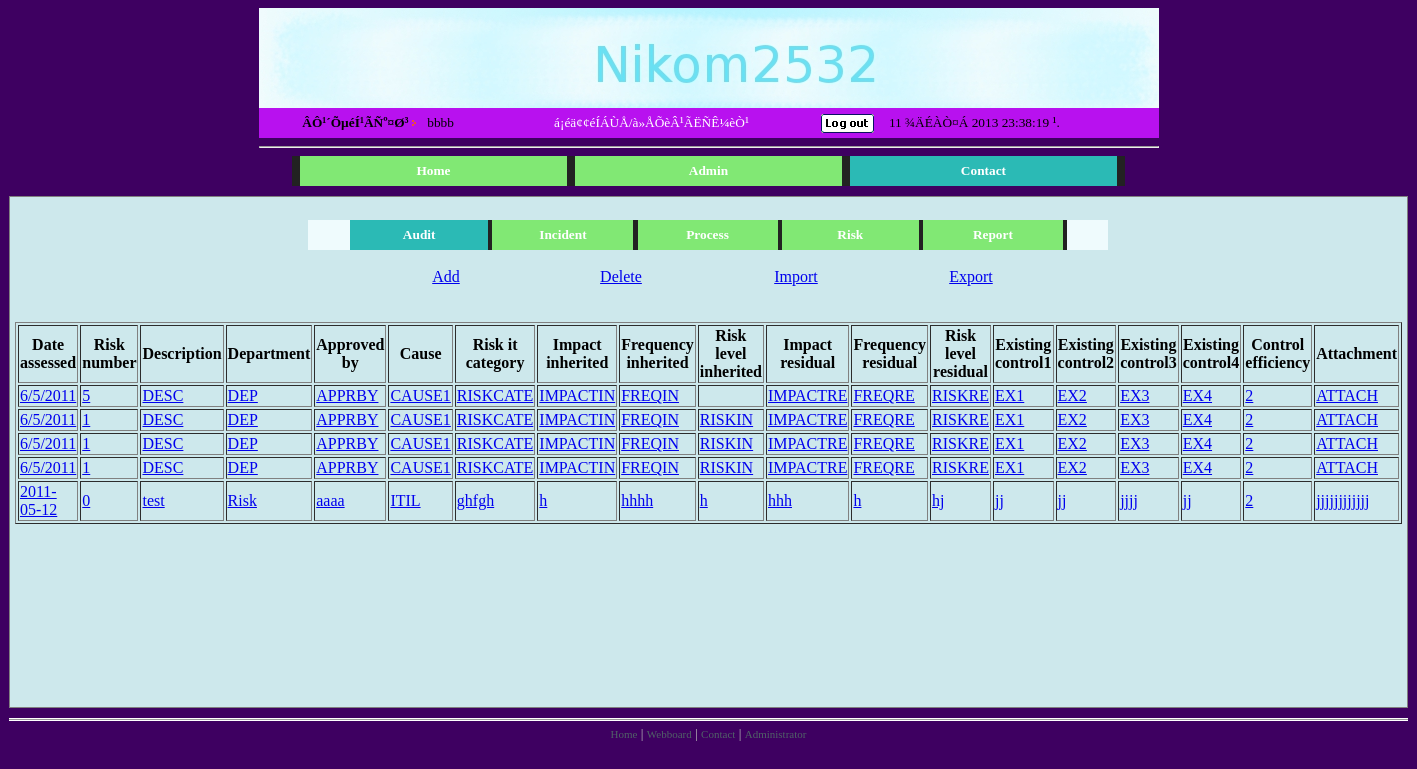
The app's page /Sites/path/risk/index.php (signed in) with its own data.
### tables this page shows
CREATE TABLE `itpr_risk` (
  `pkey` int(11) NOT NULL auto_increment,
  `DATE_ASSESSED` varchar(255) NOT NULL,
  `RISK_NUMBER` int(11) NOT NULL,
  `DESCRIPTION` varchar(255) NOT NULL,
  `DEPARTMENT` varchar(255) NOT NULL,
  `APPROVED_BY` varchar(255) NOT NULL,
  `CAUSE` varchar(255) NOT NULL,
  `RISK_IT_CATEGORY` varchar(255) NOT NULL,
  `IMPACT_INHERITED` varchar(255) NOT NULL,
  `FREQUENCY_INHERITED` varchar(255) NOT NULL,
  `RISK_LEVEL_INHERITED` varchar(255) NOT NULL,
  `IMPACT_RESIDUAL` varchar(255) NOT NULL,
  `FREQUENCY_RESIDUAL` varchar(255) NOT NULL,
  `RISK_LEVEL_RESIDUAL` varchar(255) NOT NULL,
  `EXISTING_CONTROL1` varchar(255) NOT NULL,
  `EXISTING_CONTROL2` varchar(255) NOT NULL,
  `EXISTING_CONTROL3` varchar(255) NOT NULL,
  `EXISTING_CONTROL4` varchar(255) NOT NULL,
  `CONTROL_EFFICIENCY` smallint(6) NOT NULL,
  `ATTACHMENT` varchar(255) NOT NULL,
  PRIMARY KEY  (`pkey`)
);

### Sites/path/risk/index.php (the view, shortened to what this page needs)
<?
$rootpath ="../../";
$focus2=0;
include($rootpath."include/index_head.php");
?>
<font size="3" color="#000000">
<br>
<table width='800' border='0' align='center' cellpadding='0' cellspacing='0' bgcolor='222222'>
<tr height="30">
<td width="50" bgcolor="#effbfd"></td>
<?
$arr_text=array("Audit","Incident","Process","Risk","Report");
$arr_link=array($rootpath."./path/audit/index.php",$rootpath."path/incident/index.php",$rootpath."path/process/index.php",$rootpath."path/risk/index.php",$rootpath."path/report/index.php");
		$i=0;
		while($arr_text[$i]) {
			if(($focus2==$i)&&($focus2!="")) {
			echo "
			<td bgcolor='2bbab5' align='center' class='wlink' width='160'><a href='$arr_link[$i]'><b>$arr_text[$i]</b></a></td>";
			} else {
			echo "
			<td bgcolor='81e874' align='center' class='wlink' width='160'><a href='$arr_link[$i]'><b>$arr_text[$i]</b></a></td>";
			}
			echo "<td width='5'></td>";
		$i++;
		}
?>
<td width="50" bgcolor="#effbfd"></td>
</tr>
</table>
<br>
	<table width='700' border='0' align='center' cellpadding='0' cellspacing='0'>
		<tr>
			<td width='25%'>
				<center><a href='./add.php'>Add</a></center>
			</td>
			<td width='25%'>
				<center><a href='./form_delete_risk.php'>Delete</a></center>
			</td>
			<td width='25%'>
				<center><a href='./form_import_risk.php'>Import</a></center>
			</td>
			<td width='25%'>
				<center><a href='./export_excel_risk.php'>Export</a></center>
			</td>
		</tr>
		<tr><td><br><br></td></tr>
	</table>
<?
$table_name = "itpr_risk";
$showQuery = "SELECT * FROM ";
$showQuery .= $table_name;
$objQuery = mysql_query($showQuery);
?>
<table width="10" border="1">
<tr>
<th><div align="center">Date assessed</div></th>
<th><div align="center">Risk number</div></th>
<th><div align="center">Description</div></th>
<th><div align="center">Department</div></th>
<th><div align="center">Approved by</div></th>
<th><div align="center">Cause</div></th>
<th><div align="center">Risk it category</div></th>
<th><div align="center">Impact inherited</div></th>
<th><div align="center">Frequency inherited</div></th>
<th><div align="center">Risk level inherited</div></th>
<th><div align="center">Impact residual</div></th>
<th><div align="center">Frequency residual</div></th>
<th><div align="center">Risk level residual</div></th>
<th><div align="center">Existing control1</div></th>
<th><div align="center">Existing control2</div></th>
<th><div align="center">Existing control3</div></th>
<th><div align="center">Existing control4</div></th>
<th><div align="center">Control efficiency</div></th>
<th><div align="center">Attachment</div></th>
</tr>
<?
while($objResult = mysql_fetch_array($objQuery))
{
?>
<tr>
<td><a href='./edit.php?pkey= <?php echo $objResult["pkey"]; ?>'><?=$objResult["DATE_ASSESSED"];?></a></td>
<td><a href='./edit.php?pkey= <?php echo $objResult["pkey"]; ?>'><?=$objResult["RISK_NUMBER"];?></a></td>
<td><a href='./edit.php?pkey= <?php echo $objResult["pkey"]; ?>'><?=$objResult["DESCRIPTION"];?></a></td>
<td><a href='./edit.php?pkey= <?php echo $objResult["pkey"]; ?>'><?=$objResult["DEPARTMENT"];?></a></td>
<td><a href='./edit.php?pkey= <?php echo $objResult["pkey"]; ?>'><?=$objResult["APPROVED_BY"];?></a></td>
<td><a href='./edit.php?pkey= <?php echo $objResult["pkey"]; ?>'><?=$objResult["CAUSE"];?></a></td>
<td><a href='./edit.php?pkey= <?php echo $objResult["pkey"]; ?>'><?=$objResult["RISK_IT_CATEGORY"];?></a></td>
<td><a href='./edit.php?pkey= <?php echo $objResult["pkey"]; ?>'><?=$objResult["IMPACT_INHERITED"];?></a></td>
<td><a href='./edit.php?pkey= <?php echo $objResult["pkey"]; ?>'><?=$objResult["FREQUENCY_INHERITED"];?></a></td>
<td><a href='./edit.php?pkey= <?php echo $objResult["pkey"]; ?>'><?=$objResult["RISK_LEVEL_INHERITED"];?></a></td>
<td><a href='./edit.php?pkey= <?php echo $objResult["pkey"]; ?>'><?=$objResult["IMPACT_RESIDUAL"];?></a></td>
<td><a href='./edit.php?pkey= <?php echo $objResult["pkey"]; ?>'><?=$objResult["FREQUENCY_RESIDUAL"];?></a></td>
<td><a href='./edit.php?pkey= <?php echo $objResult["pkey"]; ?>'><?=$objResult["RISK_LEVEL_RESIDUAL"];?></a></td>
<td><a href='./edit.php?pkey= <?php echo $objResult["pkey"]; ?>'><?=$objResult["EXISTING_CONTROL1"];?></a></td>
<td><a href='./edit.php?pkey= <?php echo $objResult["pkey"]; ?>'><?=$objResult["EXISTING_CONTROL2"];?></a></td>
<td><a href='./edit.php?pkey= <?php echo $objResult["pkey"]; ?>'><?=$objResult["EXISTING_CONTROL3"];?></a></td>
<td><a href='./edit.php?pkey= <?php echo $objResult["pkey"]; ?>'><?=$objResult["EXISTING_CONTROL4"];?></a></td>
<td><a href='./edit.php?pkey= <?php echo $objResult["pkey"]; ?>'><?=$objResult["CONTROL_EFFICIENCY"];?></a></td>
<td><a href='./edit.php?pkey= <?php echo $objResult["pkey"]; ?>'><?=$objResult["ATTACHMENT"];?></a></td>
</tr>
<? } ?>
</table>
<br><center>
<table style="text-align: left; width: 200;">
  <tr>
    <td>
    </td>
  </tr>
</table>
</center>
</font>
<?
include($rootpath."include/index_bottom.php");
?>

### Sites/css/style.css (style rules this page uses)
.wlink A:link { font-family: Tahoma; font-size: 10pt; ;COLOR: #FFFFFF;TEXT-DECORATION: none }

### records on screen
itpr_risk: DATE_ASSESSED "6/5/2011", RISK_NUMBER "5", DESCRIPTION "DESC", DEPARTMENT "DEP", APPROVED_BY "APPRBY", CAUSE "CAUSE1", RISK_IT_CATEGORY "RISKCATE", IMPACT_INHERITED "IMPACTIN", FREQUENCY_INHERITED "FREQIN", IMPACT_RESIDUAL "IMPACTRE", FREQUENCY_RESIDUAL "FREQRE", RISK_LEVEL_RESIDUAL "RISKRE", EXISTING_CONTROL1 "EX1", EXISTING_CONTROL2 "EX2", EXISTING_CONTROL3 "EX3", EXISTING_CONTROL4 "EX4", CONTROL_EFFICIENCY "2", ATTACHMENT "ATTACH"
itpr_risk: DATE_ASSESSED "6/5/2011", RISK_NUMBER "1", DESCRIPTION "DESC", DEPARTMENT "DEP", APPROVED_BY "APPRBY", CAUSE "CAUSE1", RISK_IT_CATEGORY "RISKCATE", IMPACT_INHERITED "IMPACTIN", FREQUENCY_INHERITED "FREQIN", RISK_LEVEL_INHERITED "RISKIN", IMPACT_RESIDUAL "IMPACTRE", FREQUENCY_RESIDUAL "FREQRE", RISK_LEVEL_RESIDUAL "RISKRE", EXISTING_CONTROL1 "EX1", EXISTING_CONTROL2 "EX2", EXISTING_CONTROL3 "EX3", EXISTING_CONTROL4 "EX4", CONTROL_EFFICIENCY "2", ATTACHMENT "ATTACH"
itpr_risk: DATE_ASSESSED "6/5/2011", RISK_NUMBER "1", DESCRIPTION "DESC", DEPARTMENT "DEP", APPROVED_BY "APPRBY", CAUSE "CAUSE1", RISK_IT_CATEGORY "RISKCATE", IMPACT_INHERITED "IMPACTIN", FREQUENCY_INHERITED "FREQIN", RISK_LEVEL_INHERITED "RISKIN", IMPACT_RESIDUAL "IMPACTRE", FREQUENCY_RESIDUAL "FREQRE", RISK_LEVEL_RESIDUAL "RISKRE", EXISTING_CONTROL1 "EX1", EXISTING_CONTROL2 "EX2", EXISTING_CONTROL3 "EX3", EXISTING_CONTROL4 "EX4", CONTROL_EFFICIENCY "2", ATTACHMENT "ATTACH"
itpr_risk: DATE_ASSESSED "6/5/2011", RISK_NUMBER "1", DESCRIPTION "DESC", DEPARTMENT "DEP", APPROVED_BY "APPRBY", CAUSE "CAUSE1", RISK_IT_CATEGORY "RISKCATE", IMPACT_INHERITED "IMPACTIN", FREQUENCY_INHERITED "FREQIN", RISK_LEVEL_INHERITED "RISKIN", IMPACT_RESIDUAL "IMPACTRE", FREQUENCY_RESIDUAL "FREQRE", RISK_LEVEL_RESIDUAL "RISKRE", EXISTING_CONTROL1 "EX1", EXISTING_CONTROL2 "EX2", EXISTING_CONTROL3 "EX3", EXISTING_CONTROL4 "EX4", CONTROL_EFFICIENCY "2", ATTACHMENT "ATTACH"
itpr_risk: DATE_ASSESSED "2011-05-12", RISK_NUMBER "0", DESCRIPTION "test", DEPARTMENT "Risk", APPROVED_BY "aaaa", CAUSE "ITIL", RISK_IT_CATEGORY "ghfgh", IMPACT_INHERITED "h", FREQUENCY_INHERITED "hhhh", RISK_LEVEL_INHERITED "h", IMPACT_RESIDUAL "hhh", FREQUENCY_RESIDUAL "h", RISK_LEVEL_RESIDUAL "hj", EXISTING_CONTROL1 "jj", EXISTING_CONTROL2 "jj", EXISTING_CONTROL3 "jjjj", EXISTING_CONTROL4 "jj", CONTROL_EFFICIENCY "2", ATTACHMENT "jjjjjjjjjjjj"

### other values on screen
$_SESSION[su] "bbbb"
$arr_text[$i] "Home"
$arr_text[$i] "Admin"
$arr_text[$i] "Contact"
$arr_text[$i] "Audit"
$arr_text[$i] "Incident"
$arr_text[$i] "Process"
$arr_text[$i] "Risk"
$arr_text[$i] "Report"
